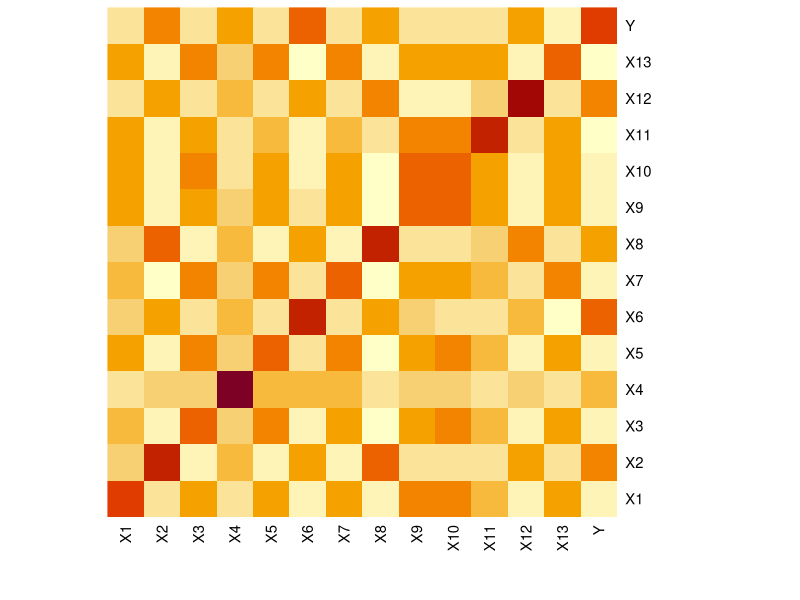
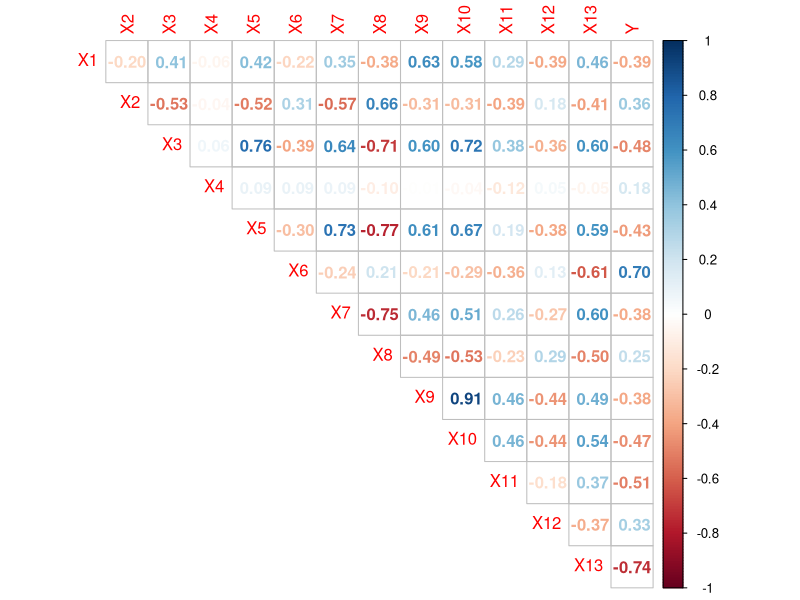
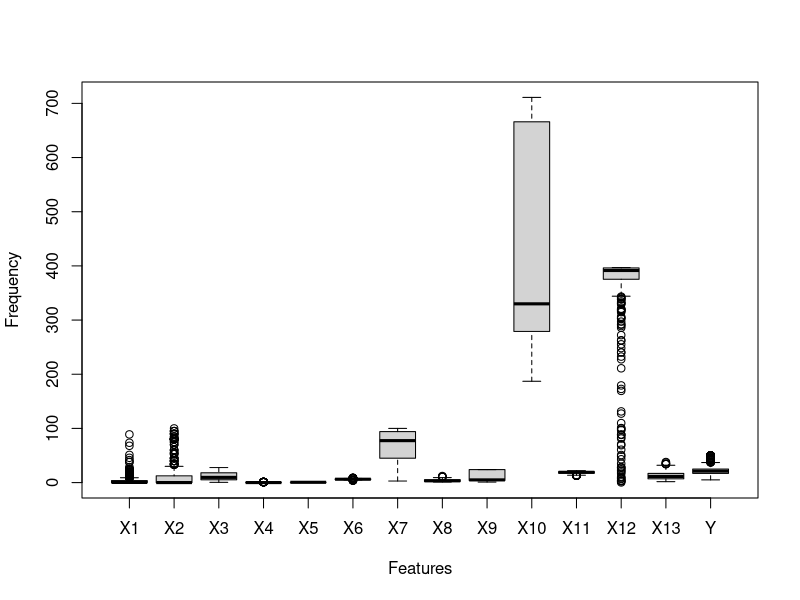
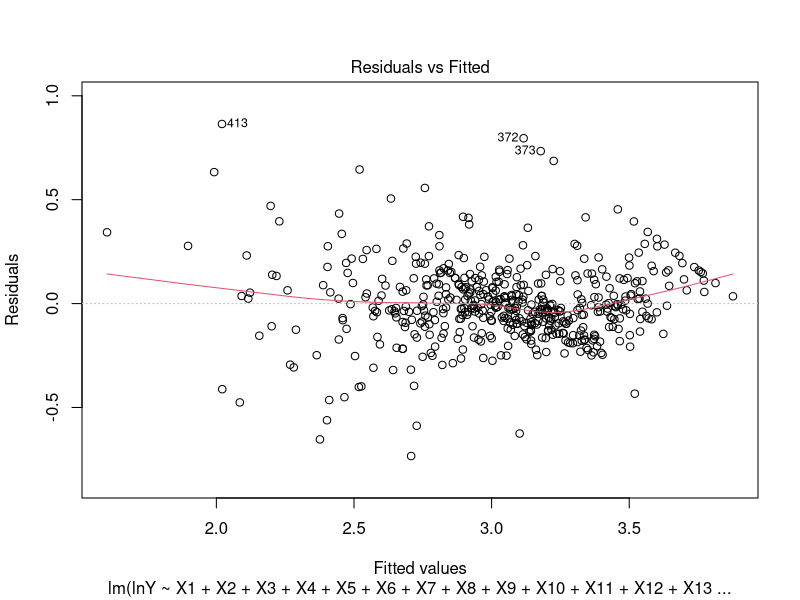
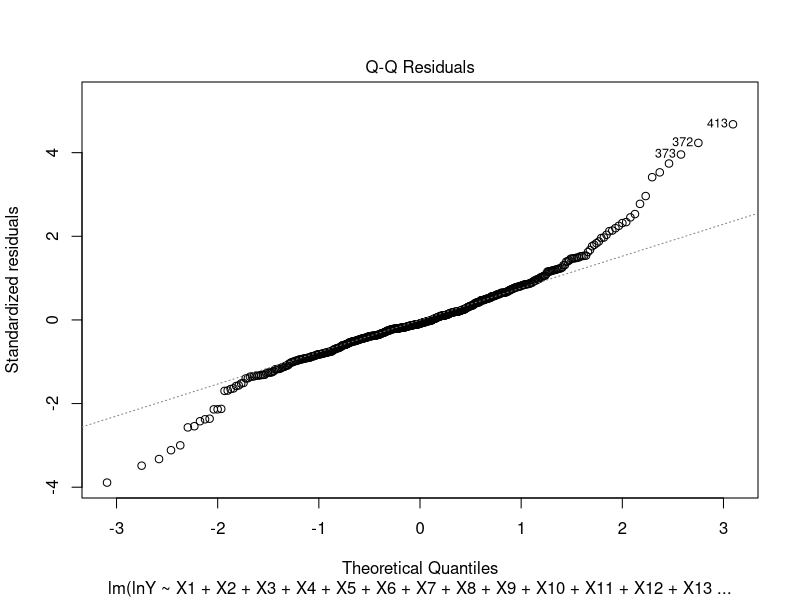
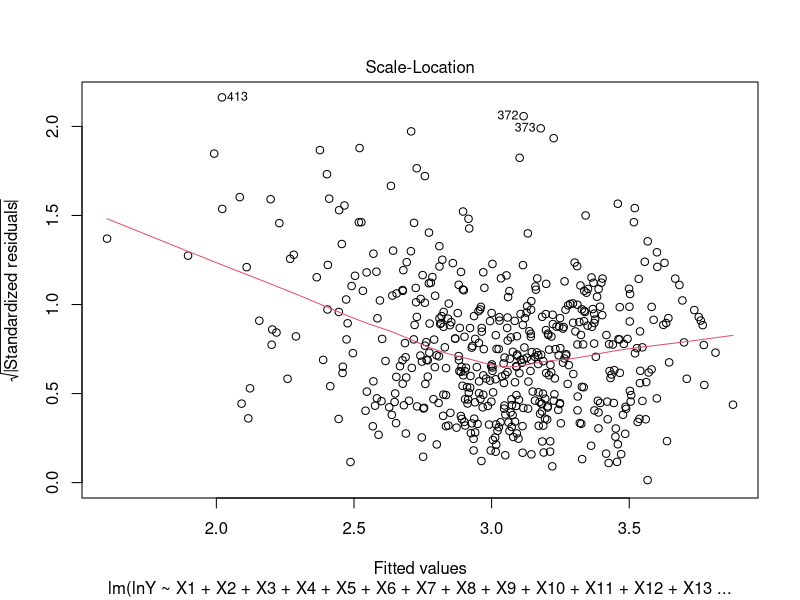
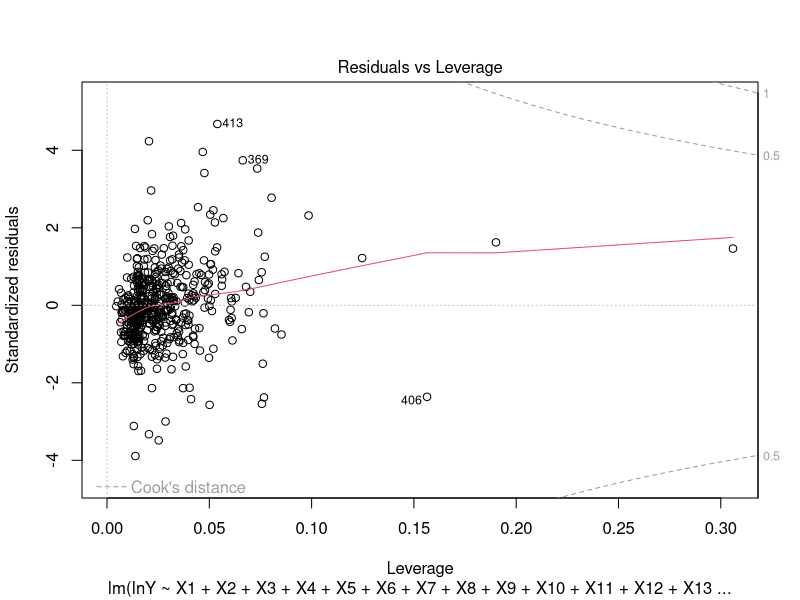
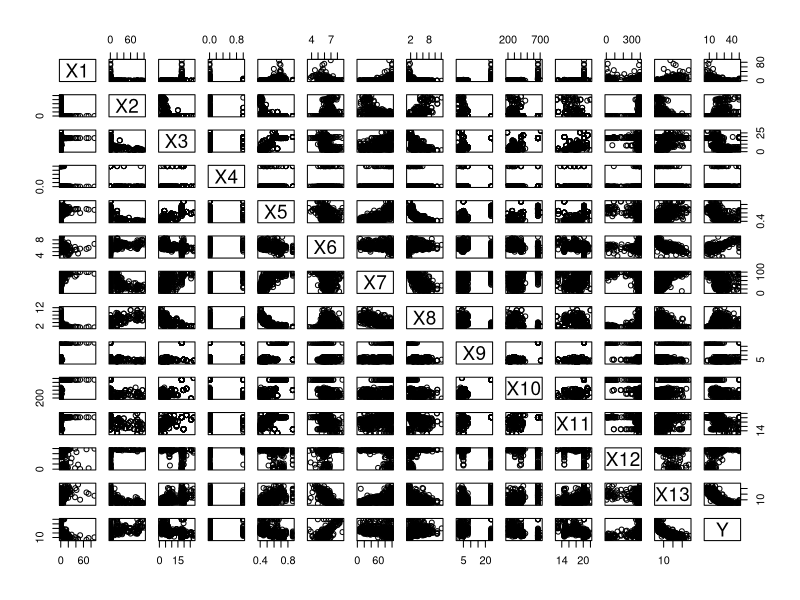

Write the R code that produced these figures, in order.
library (tidyverse)  
library (ggplot2)  
library(corrplot)
library(MASS)
library(dplyr)
library(broom)
library (car)

housing_data = read.csv("housing.proper.csv") #loading the dataset
housing_data_df= data.frame(housing_data)
colnames(housing_data_df) <- c("X1","X2","X3","X4","X5","X6","X7","X8",
                            "X9","X10","X11","X12","X13", "Y") #transforming column names
lnY = log(housing_data_df$Y)

# Exploratory Data Analysis    


set.seed(1234) #set seed to ensure same random numbers are generated
require(caTools)
sample = sample.split(housing_data_df, SplitRatio = 0.7)
#Splits the dataset "housing_data" in the ratio mentioned. Marks rows as logical true and remaining as logical false.  

training_housing_data = subset(housing_data_df, sample == TRUE)  #creates training dataset with rows marked true
lny = log(training_housing_data$Y)
testing_housing_data = subset(housing_data_df, sample ==FALSE)
lny_testing = log(testing_housing_data$Y)



summary (housing_data_df) # to get statistic of each variable to detect outliers  

housing_data.cor = round(cor(housing_data_df), 3) #correlation between features and median housing values
housing_data.cor


heatmap(housing_data.cor, Rowv = NA, Colv = NA)

corrplot(cor(housing_data_df), method = "number", type = "upper", diag = FALSE)



housing_data.box = boxplot(housing_data_df, xlab= "Features", ylab ="Frequency") #boxplot to detect outliers 



full_housing_model =lm(Y~X1 + X2 + X3 + X4 + X5 + X6 + X7 + X8 + X9 + X10 + X11 + X12 + X13 ,data=housing_data_df)
log_full_housing_model =lm(lnY~X1 + X2 + X3 + X4 + X5 + X6 + X7 + X8 + X9 + X10 + X11 + X12 + X13 ,data=housing_data_df)


summary(full_housing_model)
tidy(full_housing_model) %>% arrange(p.value)
plot(log_full_housing_model)
pairs(housing_data_df)



# Model Selection and Validation

log_full_housing_model =lm(lny~X1 + X2 + X5 + X6 + X8 + X10 + X11 + X13 ,data=training_housing_data)
s <- summary(log_full_housing_model)$sigma
# Selection criteria for the full model
SSres <- sum(log_full_housing_model$residuals^2)
Rsq <- summary(log_full_housing_model$r.squared)
Rsq_adj <- summary(log_full_housing_model)$adj.r.squared
p_prime <- length(log_full_housing_model$coefficients)
n <- nrow(training_housing_data)
C <- SSres/s^2 + 2*p_prime - n
AIC <- n*log(SSres) - n*log(n) + 2*p_prime


# Function that returns the selection criteria
select_criteria = function(model, n, s)
{
  SSres <- sum(model$residuals^2)
  Rsq <- summary(model)$r.squared
  Rsq_adj <- summary(model)$adj.r.squared
  p_prime <- length(model$coefficients)
  C <- SSres/s^2 + 2*p_prime - n
  AIC <- n*log(SSres) - n*log(n) + 2*p_prime
  res <- c(SSres, Rsq, Rsq_adj, C, AIC)
  names(res) <- c("SSres", "Rsq", "Rsq_adj", "C", "AIC")
  return(res)
}



rbind(
  select_criteria(lm(lny~X1+X2, data = training_housing_data), n, s),
  select_criteria(lm(lny~X1+X2+X6, data = training_housing_data), n, s),
  select_criteria(lm(lny~X1+X2+X3+X6+X8, data = training_housing_data), n, s),
  select_criteria(lm(lny~X1+X2+X5+X6+X8, data = training_housing_data), n, s),
  select_criteria(lm(lny~X1+X2+X3+X6+X9, data = training_housing_data), n, s),
  select_criteria(lm(lny~X1+X2+X5+X6+X8+X10, data = training_housing_data), n, s),
  select_criteria(lm(lny~X1+X2+X5+X6+X8+X10+X11, data = training_housing_data), n, s),
  select_criteria(lm(lny~X1+X2+X5+X6+X8+X10+X11+X13, data = training_housing_data), n, s),
  select_criteria(lm(lny~X1+X2+X3+X5+X6+X8+X10+X11+X13, data = training_housing_data), n, s))

sum((lny) - mean(lny)^2)

    

#  Model Validation  
fit_validation <- lm(lny_testing~X1+X2+X5+X6+X8+X10+X11+X13, data = testing_housing_data) 
Y_pred <- predict(fit_validation)
Y_obs <- (testing_housing_data$Y)
n_star <- nrow(testing_housing_data)
MSPE <- sum( (Y_obs-Y_pred)^2/n_star ) #Mean Squared Prediction Error should be small
print(MSPE)
MS_res <- (summary(fit_validation)$sigma)^2
print(MS_res)

sum((testing_housing_data$lnY - predict(fit_validation))^2)





  







  
 
  
